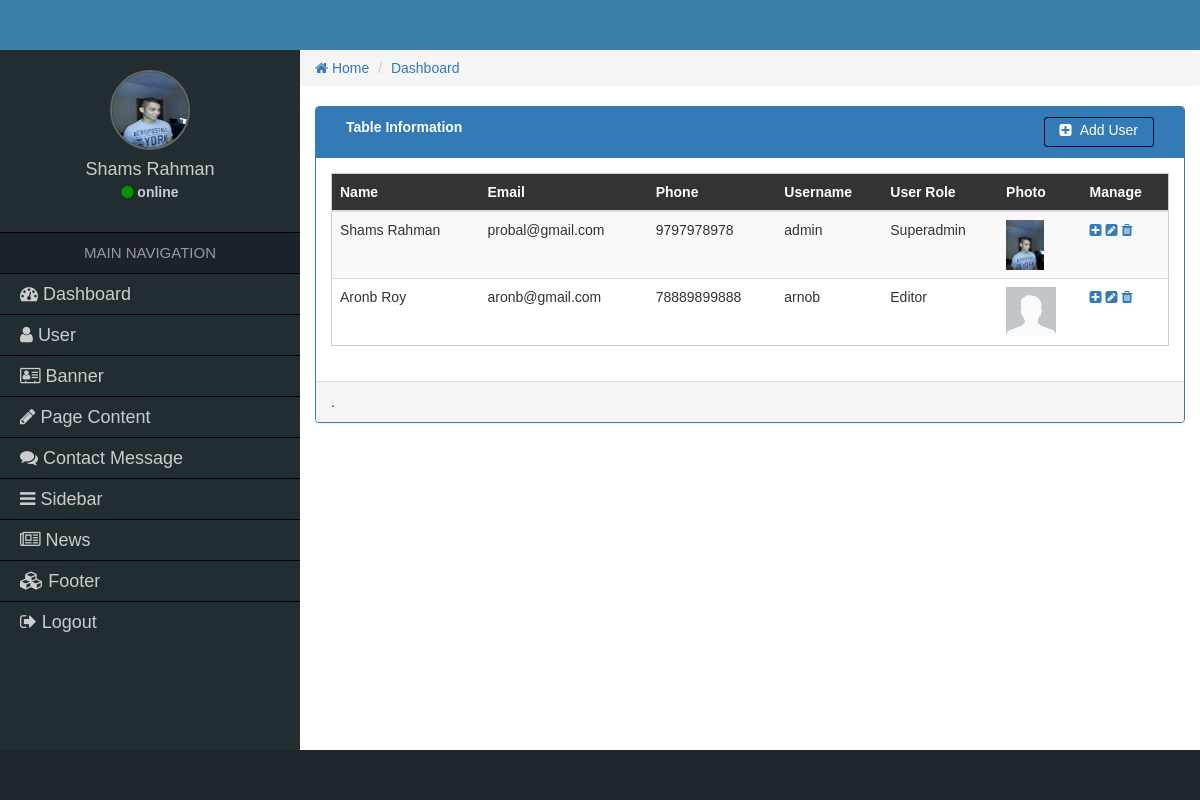
Page /admin/all-user.php (signed in) on the committed database.
### tables this page shows
CREATE TABLE `cit_user` (
  `id` int(11) NOT NULL,
  `name` varchar(50) NOT NULL,
  `email` varchar(50) NOT NULL,
  `phone` varchar(25) NOT NULL DEFAULT '---',
  `username` varchar(20) NOT NULL,
  `password` varchar(50) NOT NULL,
  `role_id` int(11) NOT NULL,
  `photo` varchar(70) NOT NULL,
  `time` datetime NOT NULL
);

CREATE TABLE `cit_role` (
  `role_id` int(11) NOT NULL,
  `role_name` varchar(20) NOT NULL,
  `role_description` varchar(200) NOT NULL
);

### admin/all-user.php (the view, shortened to what this page needs)
<?php session_start();
require_once('functions/function.php');
?>
<div class="row">
    <div class="col-md-12">
        <div class="panel panel-primary">
            <div class="panel-heading">
                <div class="col-sm-9">
                    <strong>Table Information</strong>
                </div>
                <div class="col-sm-3">
                    <a href="add-user.php" class="amar_btn"> <i class="fa fa-plus-square"></i> Add User</a>
                </div>
                <div class="clearfix"></div>
            </div>
            <div class="panel-body">
                <table class="table table-striped table-responsive table-hover amar_table">
                    <thead>
                        <tr>
                            <th>Name</th>
                            <th>Email</th>
                            <th>Phone</th>
                            <th>Username</th>
                            <th>User Role</th>
                            <th>Photo</th>
                            <th>Manage</th>
                        </tr>
                    </thead>
                    <tbody>
                        <?php
                        $sel = "SELECT * FROM cit_user NATURAL JOIN cit_role";
                        $qry = mysqli_query($con, $sel);
                        while ($data = mysqli_fetch_array($qry)) {
                        ?>
                            <tr>
                                <td><?= $data['name']; ?></td>
                                <td><?= $data['email']; ?></td>
                                <td><?= $data['phone']; ?></td>
                                <td><?= $data['username']; ?></td>
                                <td><?= $data['role_name']; ?></td>
                                <td>
                                    <img src="uploads/<?= $data['photo'];?>" height="50" alt=""/>
                                </td>
                                <td>
                                    <a href="view-user.php?v=<?= $data['id'] ?>" title="View"><i class="fa fa-plus-square"></i></a>
                                    <a href="edit-user.php?e=<?= $data['id'] ?>" title="Edit"><i class="fa fa-pencil-square"></i></a>
                                    <a href="delete-user.php?d=<?= $data['id'] ?>" title="Delete"><i class="fa fa-trash"></i></a>
                                </td>
                            </tr>
                        <?php } ?>
                    </tbody>
                </table>
            </div>
            <div class="panel-footer">
                .
            </div>
        </div>
    </div>
</div>

### admin/css/style.css (style rules this page uses)
* { margin:0px; padding:0px; outline:0px; }
img { border:0px; }
a { text-decoration:none; }
body { font-family:Verdana, Geneva, sans-serif; }
.amar_btn { padding:0px 15px; border:1px solid #000033; background:none; font-family:Tahoma, Geneva, sans-serif; float:right; line-height:25px; height:30px; border-radius:3px; transition:linear all 0.5s; text-decoration:none; color:#fff; }
.amar_btn i { padding-right:5px; }
.amar_table { border:1px solid #ccc; }
.amar_table > thead { background-color:#333; color:#fff; }

### rows in the picture
cit_user: name "Shams Rahman", email "probal@gmail.com", phone "9797978978", username "admin", role.role_name "Superadmin", photo (picture)
cit_user: name "Aronb Roy", email "aronb@gmail.com", phone "78889899888", username "arnob", role.role_name "Editor", photo (picture)

### other values in the picture
$_SESSION['name'] "Shams Rahman"
